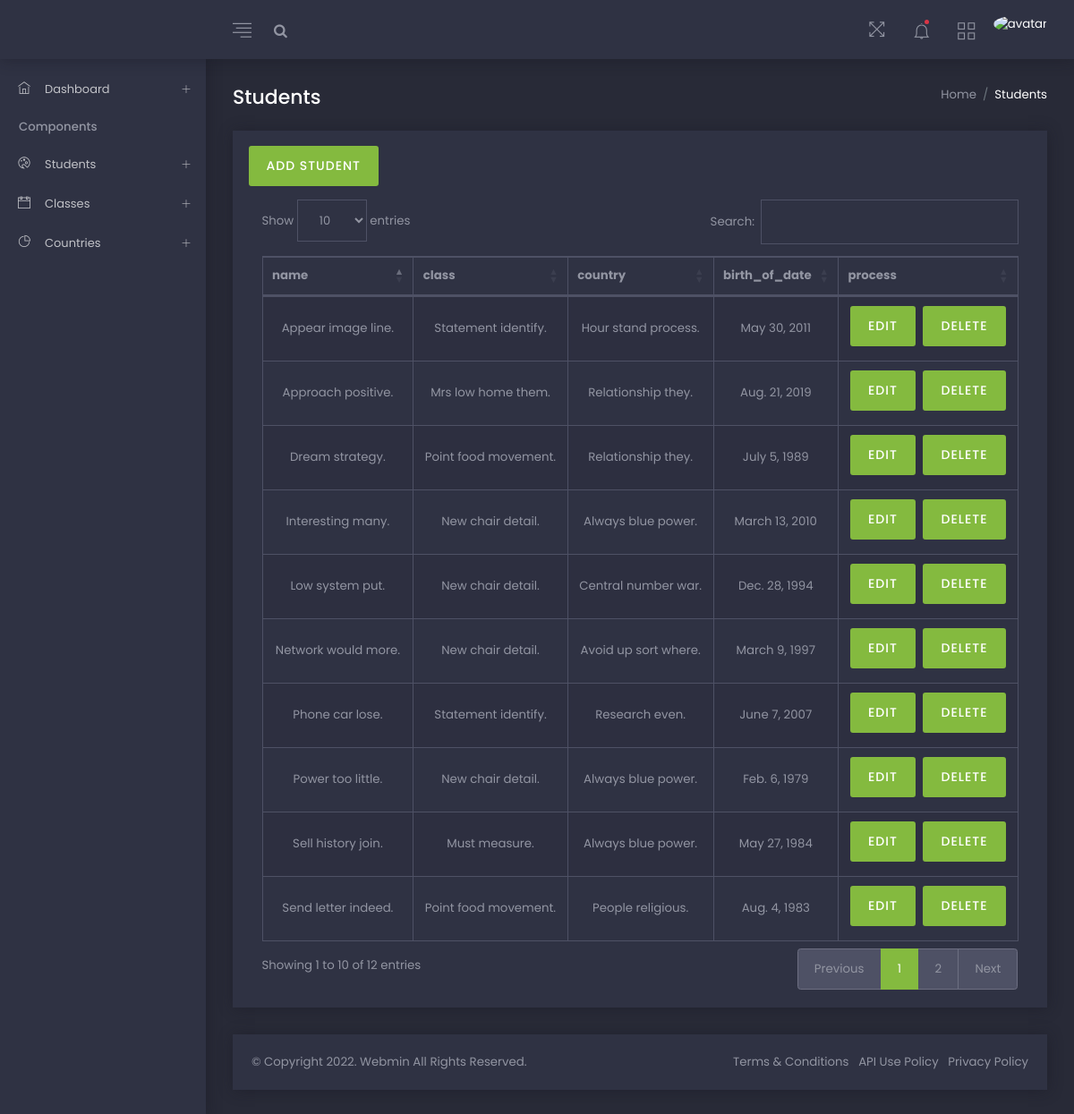
/students, run on the app's committed database.
### school/models.py (models this page shows, shortened)
class Student(models.Model):
    name = models.CharField(max_length=20 , blank=True,null=True)
    date_of_birth = models.DateField()
    Class = models.ForeignKey(Class , on_delete=models.CASCADE)
    Country = models.ForeignKey(Country, on_delete=models.CASCADE)
    created_at = models.DateTimeField(auto_now_add=True)
    updated_at = models.DateTimeField(auto_now=True)

class Class(models.Model):
    class_name =  models.CharField(max_length=20 , blank=True,null=True)
    created_at = models.DateTimeField(auto_now_add=True)
    updated_at = models.DateTimeField(auto_now=True)
    def __str__(self):
        return str(self.class_name)

class Country(models.Model):
    name = models.CharField(max_length=20 , blank=True,null=True)
    created_at = models.DateTimeField(auto_now_add=True)
    updated_at = models.DateTimeField(auto_now=True)
    def __str__(self):
        return str(self.name)

### school/views.py (the view)
# urls.py: path('students', views.list_student,name='students'),
def list_student(request):
    students = Student.objects.all()
    classes = Class.objects.all()
    countries = Country.objects.all()
    context = {
        'students': students,
        'classes': classes,
        'countries': countries
    }
    return render(request, 'pages/students/list_students.html', context)

### templates/pages/students/list_students.html (shortened to what this page needs)
{%extends 'parts/base.html'%}
{%load static%}
{%block content%}
<div class="content-wrapper">
    <div class="page-title">
        <div class="row">
            <div class="col-sm-6">
                <h4 class="mb-0"> Students</h4>
            </div>
            <div class="col-sm-6">
                <ol class="breadcrumb pt-0 pr-0 float-left float-sm-right">
                    <li class="breadcrumb-item"><a href="index.html" class="default-color">Home</a></li>
                    <li class="breadcrumb-item active">Students</li>
                </ol>
            </div>
        </div>
    </div>
    <div class="row">
        <div class="col-xl-12 mb-30">
            <div class="card card-statistics h-100">
                <div class="card-body">
                    <a class="button small" href="{% url 'add_student' %}">Add Student</a>
                    <div class="table-responsive">
                        <table class="mb-0 table table-bordered table-3 text-center table-striped" id="table_id">
                            <thead>
                            <tr>
                                <th>name</th>
                                <th>class</th>
                                <th>country</th>
                                <th>birth_of_date</th>
                                <th>process</th>
                            </tr>
                            </thead>
                            <tbody>
                            {%for student in students %}
                            <tr>
                                <td>{{student.name}}</td>
                                 <td>{{student.Class}}</td>
                                 <td>{{student.Country}}</td>
                                <td>{{student.date_of_birth}}</td>
                                <td>
                                    <a class="button small" href="{%url 'update_student' student.id %}">edit</a>
                                    <a class="button small" href="{%url 'delete_student' student.id %}">delete</a>
                                </td>
                            </tr>
                            {%endfor%}
                            </tbody>
                        </table>
                    </div>
                </div>
            </div>
        </div>
    </div>
{% endblock %}

### data on the page
Student: name "Dream strategy.", Class "Point food movement.", Country "Relationship they.", date_of_birth "July 5, 1989"
Student: name "Low system put.", Class "New chair detail.", Country "Central number war.", date_of_birth "Dec. 28, 1994"
Student: name "Send letter indeed.", Class "Point food movement.", Country "People religious.", date_of_birth "Aug. 4, 1983"
Student: name "Approach positive.", Class "Mrs low home them.", Country "Relationship they.", date_of_birth "Aug. 21, 2019"
Student: name "Power too little.", Class "New chair detail.", Country "Always blue power.", date_of_birth "Feb. 6, 1979"
Student: name "Phone car lose.", Class "Statement identify.", Country "Research even.", date_of_birth "June 7, 2007"
Student: name "Interesting many.", Class "New chair detail.", Country "Always blue power.", date_of_birth "March 13, 2010"
Student: name "Appear image line.", Class "Statement identify.", Country "Hour stand process.", date_of_birth "May 30, 2011"
Student: name "Network would more.", Class "New chair detail.", Country "Avoid up sort where.", date_of_birth "March 9, 1997"
Student: name "Sell history join.", Class "Must measure.", Country "Always blue power.", date_of_birth "May 27, 1984"
